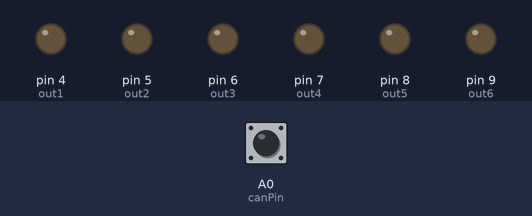
This sketch was run on a simulated Arduino Uno, built with avr-gcc and run on an emulated ATmega328P. Shown: output pins drawn as LEDs (lit = HIGH). The test bench sets the inputs (shaded band); at power-on: A0 (canPin) HIGH.

Above: at 1.05 s.
Timing chart, 0 to 4.0 s (numbered marks = the images above):
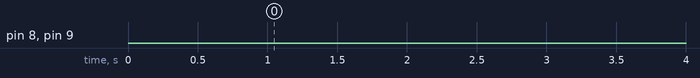

Measured:
- by itself, pin 8 (out5), pin 9 (out6): LOW → HIGH at 90.1 s, → LOW 0.10 s later, → HIGH 0.10 s later, → LOW 0.10 s later, … (399 changes in this stretch)

The sketch:

frontLight.ino
```cpp
#include <mcp_can.h>
#include <mcp_can_dfs.h>

unsigned char stmp[3]={7, 55};

const int SPI_CS_PIN = 10;
const int out1 = 4;  //Right turn
const int out2 = 5;  //Right turn
const int out3 = 6;  //drl
const int out4 = 7;  //drl
const int out5 = 8;  //left turn
const int out6 = 9;  //left turn

const int canPin = A0;

const int cycleTime = 20;
const int flashPeriod = 500;
const int flashCycles = flashPeriod/cycleTime;
int cycleCounter = 0;

unsigned long timeHold = 0;
unsigned long timRec = 0;
unsigned long checkWait = 90000;
unsigned long sendTime = 0;
unsigned long sendInterval = 250;

const unsigned long recID = 0x70a;
const unsigned long sendID = 0x70d;

bool drl = 0;
bool rt = 0;
bool lt = 0;

unsigned char buf[8];
unsigned char error[8]={0xFF,0x00,0xFF,0x00,0xFF,0x00,0xFF,0x00};
unsigned char error2[2]={0xff,0x55};
unsigned char len = 0;
unsigned char lastState = 0;

MCP_CAN CAN(SPI_CS_PIN);


void setup() {
  Serial.begin(115200);
  pinMode(out1, OUTPUT);
  pinMode(out2, OUTPUT);
  pinMode(out3, OUTPUT);
  pinMode(out4, OUTPUT);
  pinMode(out5, OUTPUT);
  pinMode(out6, OUTPUT);
  pinMode(canPin, INPUT_PULLUP);

  for(int i = 0; i<10 || CAN_OK != CAN.begin(CAN_500KBPS); i++)
  {
     delay(100);
  }
  //Serial.println("CAN BUS Shield init OK!");

  CAN.init_Mask(0,0,0x7ff);

  CAN.init_Filt(0, 0, recID); //main recieving id
}

void checkCom()
{
  if((millis()-timRec)>550){
    if(!digitalRead(canPin)){
      canRead();
      if(digitalRead(canPin)){
        CAN.sendMsgBuf(sendID,0,2,error2);
        timRec = millis();
        return;
      }else{
        //noBueno
      }
    }
  }
  while((millis()-timRec) > 550){ //shut down if we don't get a message every 550 ms
    digitalWrite(out2, LOW);
    //=-digitalWrite(out3, HIGH);
    //digitalWrite(out4, HIGH);
    digitalWrite(out5, LOW);
    digitalWrite(out6, LOW);
    delay(100);
    digitalWrite(out2, LOW);
    //digitalWrite(out3, LOW);
    //digitalWrite(out4, LOW);
    digitalWrite(out5, HIGH);
    digitalWrite(out6, HIGH);
    delay(100);
    CAN.sendMsgBuf(sendID, 0, 8, error);
    if(digitalRead(canPin)==LOW){
      CAN.readMsgBuf(&len, buf);
      if(CAN.getCanId() == recID && buf[1] == 0x44){
        timRec = millis();
        break;
      }
    }
  }
  //Serial.println("chk com");
}

void canRead(){
  while (CAN_MSGAVAIL == CAN.checkReceive()){
    CAN.readMsgBuf(&len, buf);
    if (CAN.getCanId() == recID && buf[1] == 0x55){
      if(lastState != buf[0]) cycleCounter = 0;
      lastState = buf[0];
      drl = (buf[0] & 0b00000100) >> 2;
      rt = (buf[0] & 0b00001000) >> 3;
      lt = (buf[0] & 0b00010000) >> 4;
      timRec = millis();
      digitalWrite(out3, drl);
      digitalWrite(out4, drl);
    }
  }
}

void canSend(){
  stmp[0] = 0x42;
  CAN.sendMsgBuf(sendID, 0, 2, stmp);
  sendTime = millis();
}

void loop() {
  if(!digitalRead(canPin)) canRead();
  if(millis()-sendTime > sendInterval) canSend();
  if(!digitalRead(canPin)) canRead();
  if(millis() > checkWait) checkCom();
  if(!digitalRead(canPin)) canRead();
  if(cycleCounter <= flashCycles){
    digitalWrite(out1, LOW); //right front
    digitalWrite(out2, LOW); //right front
    digitalWrite(out5, LOW); //left front
    digitalWrite(out6, LOW); //left front
    cycleCounter++;
  }else if(cycleCounter > flashCycles && cycleCounter < flashCycles*2){
    digitalWrite(out1, rt); //right front
    digitalWrite(out2, rt); //right front
    digitalWrite(out5, lt); //left front
    digitalWrite(out6, lt); //left front
    cycleCounter++;
  }else{
    cycleCounter = 0;
  }
  delay(cycleTime);
}
```
